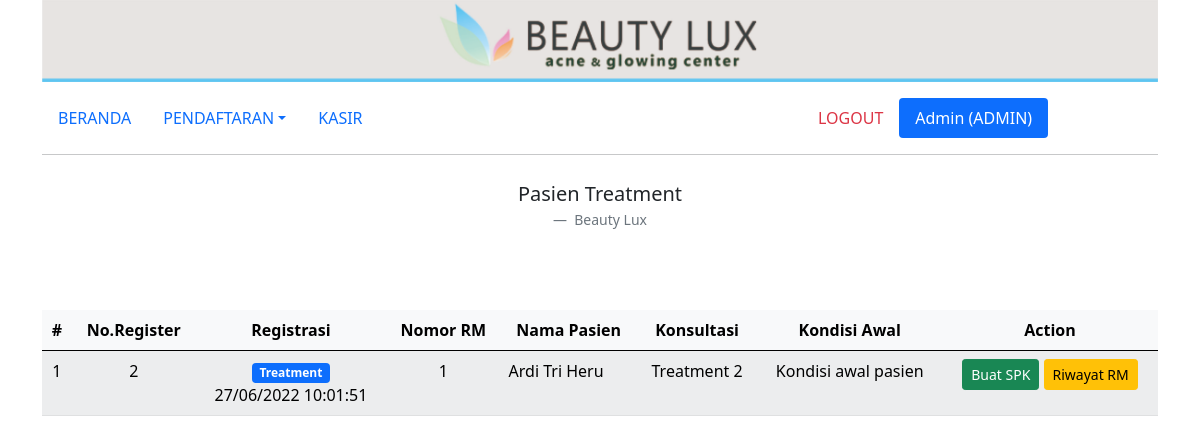
The app's page /treatment.php (signed in) with its own data.
### tables this page shows
CREATE TABLE `treatment` (
  `id_treatment` int(100) NOT NULL AUTO_INCREMENT,
  `id_customer` int(10) NOT NULL,
  `id_user` int(3) NOT NULL,
  `dokter` varchar(50) NOT NULL,
  `konsultasi` varchar(100) NOT NULL,
  `note` varchar(100) NOT NULL,
  `tanggal` timestamp NOT NULL DEFAULT current_timestamp() ON UPDATE current_timestamp(),
  `status` int(1) NOT NULL,
  `kesimpulan` varchar(100) DEFAULT NULL,
  PRIMARY KEY (`id_treatment`),
  KEY `id_treatment` (`id_treatment`),
  KEY `id_customer` (`id_customer`),
  CONSTRAINT `treatment_ibfk_1` FOREIGN KEY (`id_customer`) REFERENCES `customer` (`id_customer`)
);

CREATE TABLE `customer` (
  `id_customer` int(10) NOT NULL AUTO_INCREMENT,
  `nama` varchar(50) NOT NULL,
  `tgl_lahir` date NOT NULL,
  `tempat_lahir` varchar(20) NOT NULL,
  `alamat` varchar(100) NOT NULL,
  `no_hp` varchar(13) NOT NULL,
  PRIMARY KEY (`id_customer`),
  KEY `id_customer` (`id_customer`)
);

### treatment.php (the view)
<?php include('templates/header.php'); ?>
<div class="container">
    <div class="row">
        <div class="col-md-12">
            <img src="img/header.jpg" class="img-fluid" alt="...">
        </div>
    </div>
    <div class="row mt-3 mb-2">
        <div class="col">
            <?php include('menu.php'); ?>
        </div>
    </div>
    <div class="row">
        <figure class="text-center">
            <blockquote class="blockquote">
                <p>Pasien Treatment</p>
            </blockquote>
            <figcaption class="blockquote-footer">
                Beauty Lux
            </figcaption>
        </figure>
    </div>
    <div class="row mt-5">
        <div class="col-md-12">
            <table class="table table-hover table-light table-striped">
                <thead>
                    <tr>
                        <th class="text-center" scope="col">#</th>
                        <th class="text-center" scope="col">No.Register</th>
                        <th class="text-center" scope="col">Registrasi</th>
                        <th class="text-center" scope="col">Nomor RM</th>
                        <th class="text-center" scope="col">Nama Pasien</th>
                        <th class="text-center" scope="col">Konsultasi</th>
                        <th class="text-center" scope="col">Kondisi Awal</th>
                        <th class="text-center" scope="col">Action</th>
                    </tr>
                </thead>
                <tbody>
                    <?php
                    $no = 1;
                    include 'templates/koneksi.php';
                    $query = mysqli_query($koneksi, "
                    SELECT *,
                    CASE
                    WHEN treatment.status = 0 THEN 'Treatment'
                    WHEN treatment.status = 1 THEN 'Farmasi'
                    WHEN treatment.status = 2 THEN 'Kasir'
                    WHEN treatment.status = 3 THEN 'Terbayar'
                    END AS nm_status
                    FROM treatment
                    JOIN customer
                    ON treatment.id_customer = customer.id_customer
                    WHERE treatment.status = 0
                    ORDER BY treatment.id_treatment ASC
                    ");
                    while ($d = mysqli_fetch_array($query)) {
                    ?>
                        <tr>
                            <td class="text-center" scope="row"><?= $no++; ?></td>
                            <td class="text-center" scope="row"><?= $d['id_treatment']; ?></td>
                            <td class="text-center" scope="row"><span class="badge bg-primary"><?= $d['nm_status']; ?></span><br><?= date('d/m/Y H:i:s', strtotime($d['tanggal'])); ?></td>
                            <td class="text-center" scope="row"><?= $d['id_customer']; ?></td>
                            <td class="text-right" scope="row"><?= $d['nama']; ?></td>
                            <td class="text-center" scope="row"><?= $d['konsultasi']; ?></td>
                            <td class="text-center" scope="row"><?= $d['note']; ?></td>
                            <td class="text-center" scope="row">
                                <a href="treatment_form.php?id_treatment=<?= $d['id_treatment']; ?>" type="button" class="btn btn-success btn-sm">Buat SPK</a>
                                <a href="registrasi_riwayat.php?id_customer=<?= $d['id_customer']; ?>" type="button" class="btn btn-warning btn-sm" target="_blank">Riwayat RM</a>
                            </td>
                            </ </tr>
                        <?php } ?>
            </table>
        </div>
    </div>
</div>
<?php include('templates/footer.php'); ?>

### records on screen
treatment: id_treatment "2", nm_status "Treatment", tanggal "27/06/2022 10:01:51", id_customer.id_customer "1", id_customer.nama "Ardi Tri Heru", konsultasi "Treatment 2", note "Kondisi awal pasien"

### other values on screen
$_SESSION["nama_user"] "Admin"
$_SESSION["login_as"] "ADMIN"
